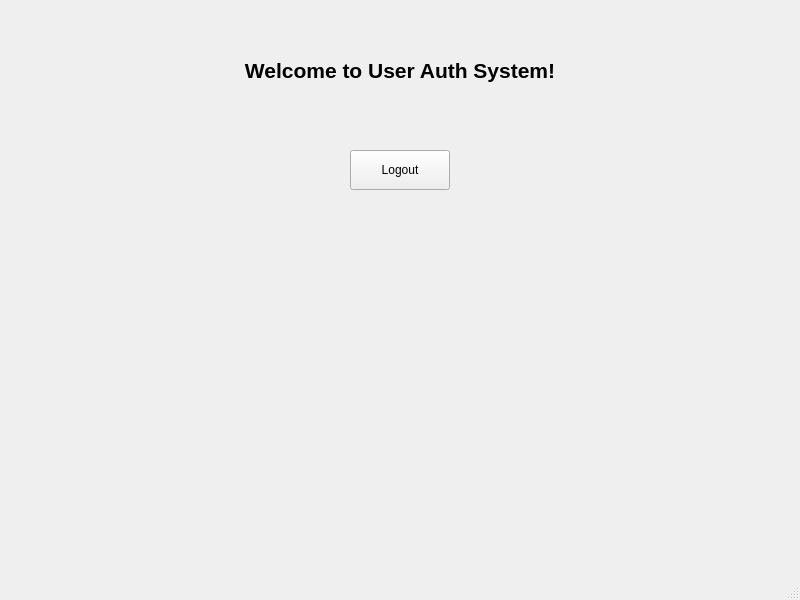
<?xml version="1.0" encoding="UTF-8"?>
<ui version="4.0">
 <class>MainWindow</class>
 <widget class="QMainWindow" name="MainWindow">
  <property name="geometry">
   <rect>
    <x>0</x>
    <y>0</y>
    <width>800</width>
    <height>600</height>
   </rect>
  </property>
  <property name="windowTitle">
   <string>MainWindow</string>
  </property>
  <widget class="QWidget" name="centralwidget">
   <widget class="QLabel" name="label">
    <property name="geometry">
     <rect>
      <x>200</x>
      <y>50</y>
      <width>400</width>
      <height>41</height>
     </rect>
    </property>
    <property name="text">
     <string>&lt;html&gt;&lt;head/&gt;&lt;body&gt;&lt;p align=&quot;center&quot;&gt;&lt;span style=&quot; font-size:16pt; font-weight:700;&quot;&gt;Welcome to User Auth System!&lt;/span&gt;&lt;/p&gt;&lt;/body&gt;&lt;/html&gt;</string>
    </property>
    <property name="alignment">
     <set>Qt::AlignmentFlag::AlignCenter</set>
    </property>
   </widget>
   <widget class="QPushButton" name="logout_btn">
    <property name="geometry">
     <rect>
      <x>350</x>
      <y>150</y>
      <width>100</width>
      <height>40</height>
     </rect>
    </property>
    <property name="text">
     <string>Logout</string>
    </property>
   </widget>
  </widget>
  <widget class="QMenuBar" name="menubar">
   <property name="geometry">
    <rect>
     <x>0</x>
     <y>0</y>
     <width>800</width>
     <height>18</height>
    </rect>
   </property>
  </widget>
  <widget class="QStatusBar" name="statusbar"/>
 </widget>
 <resources/>
 <connections/>
</ui>
